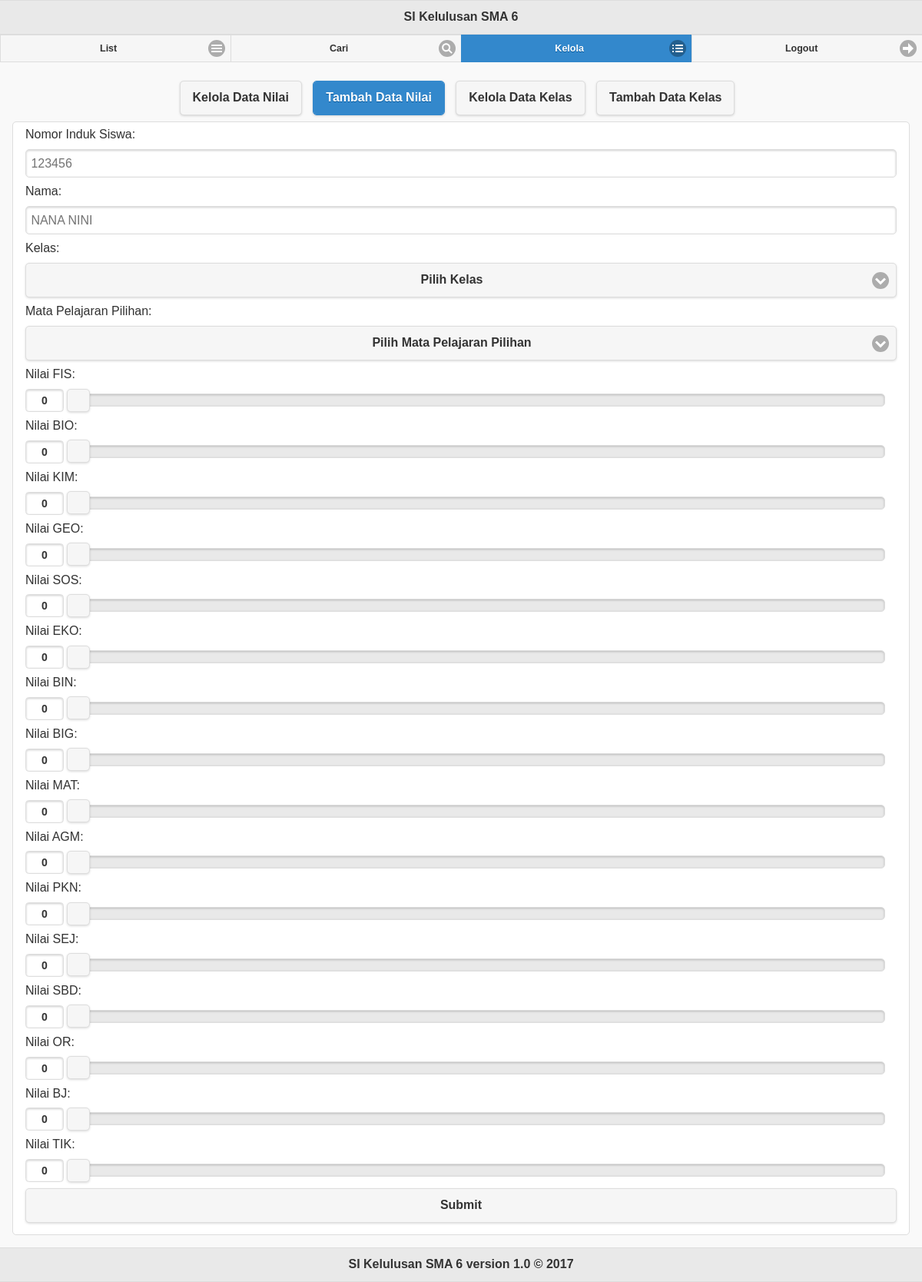
The app's page /insert_nilai.php (signed in) with its own data.
### tables this page shows
CREATE TABLE `matpel` (
  `id_matpel` tinyint UNSIGNED NOT NULL,
  `nama_matpel` varchar(20) NOT NULL UNIQUE,
  PRIMARY KEY (`id_matpel`)
);

### objects/matpel.php (called while the page is built, shortened)
<?php
    class Matpel
    {
        private $conn;
        public function __construct($db)
        {
            $this->conn = $db;
        }
        function read(){
	        $query = "SELECT * FROM matpel ORDER BY id_matpel";
	        $stmt = $this->conn->prepare( $query );
	        $stmt->execute();
	        return $stmt;
   		}
    }
?>

### insert_nilai.php (the view, shortened to what this page needs)
<?php
	include_once 'session.php';
	include_once "header.php";
	include_once "navbar_login.php";
	include_once 'objects/matpel.php';
	$database = new Database();
	$db = $database->getConnection();
	$matpel = new Matpel($db);
?>
	<div id=list role="main" class="ui-content">
		<div align="center">
			<a href="manage_nilai.php" class="ui-btn ui-corner-all ui-shadow ui-btn-inline ui-btn-a">Kelola Data Nilai</a>
			<a href="insert_nilai.php" class="ui-btn ui-corner-all ui-shadow ui-btn-inline ui-btn-a ui-btn-active">Tambah Data Nilai</a>
			<a href="manage_kelas.php" class="ui-btn ui-corner-all ui-shadow ui-btn-inline ui-btn-a">Kelola Data Kelas</a>
			<a href="insert_kelas.php" class="ui-btn ui-corner-all ui-shadow ui-btn-inline ui-btn-a">Tambah Data Kelas</a>
		</div>
		<div class="ui-body ui-body-a ui-corner-all">
			<form method="post" action="crud/insert_data.php">
				<label for="nis">Nomor Induk Siswa:</label>
				<input type="text" name="nis" placeholder="123456">
				<label for="nama">Nama:</label>
				<input type="text" name="nama" placeholder="NANA NINI">
				<label for="kelas">Kelas:</label>
				<label for="matpelpil">Mata Pelajaran Pilihan:</label>
				<?php
					$stmt_matpel = $matpel->read();
					while ($row_matpel = $stmt_matpel->fetch(PDO::FETCH_ASSOC)){
						echo '<label for="'.$row_matpel['id_matpel'].'">Nilai '.$row_matpel['nama_matpel'].':</label>';
						echo '<input type="range" name="'.$row_matpel['id_matpel'].'" value="0" min="0" max="100" step="0.1" data-highlight="true">';
					}
				?>
				<button type="submit" class="ui-btn ui-corner-all ui-shadow ui-btn-a" name="nilai">Submit</button>
			</form>
		</div>
	</div>
<?php
	include_once "footer.php";
?>

### records on screen
matpel: nama_matpel "FIS"
matpel: nama_matpel "BIO"
matpel: nama_matpel "KIM"
matpel: nama_matpel "GEO"
matpel: nama_matpel "SOS"
matpel: nama_matpel "EKO"
matpel: nama_matpel "BIN"
matpel: nama_matpel "BIG"
matpel: nama_matpel "MAT"
matpel: nama_matpel "AGM"
matpel: nama_matpel "PKN"
matpel: nama_matpel "SEJ"
matpel: nama_matpel "SBD"
matpel: nama_matpel "OR"
matpel: nama_matpel "BJ"
matpel: nama_matpel "TIK"
